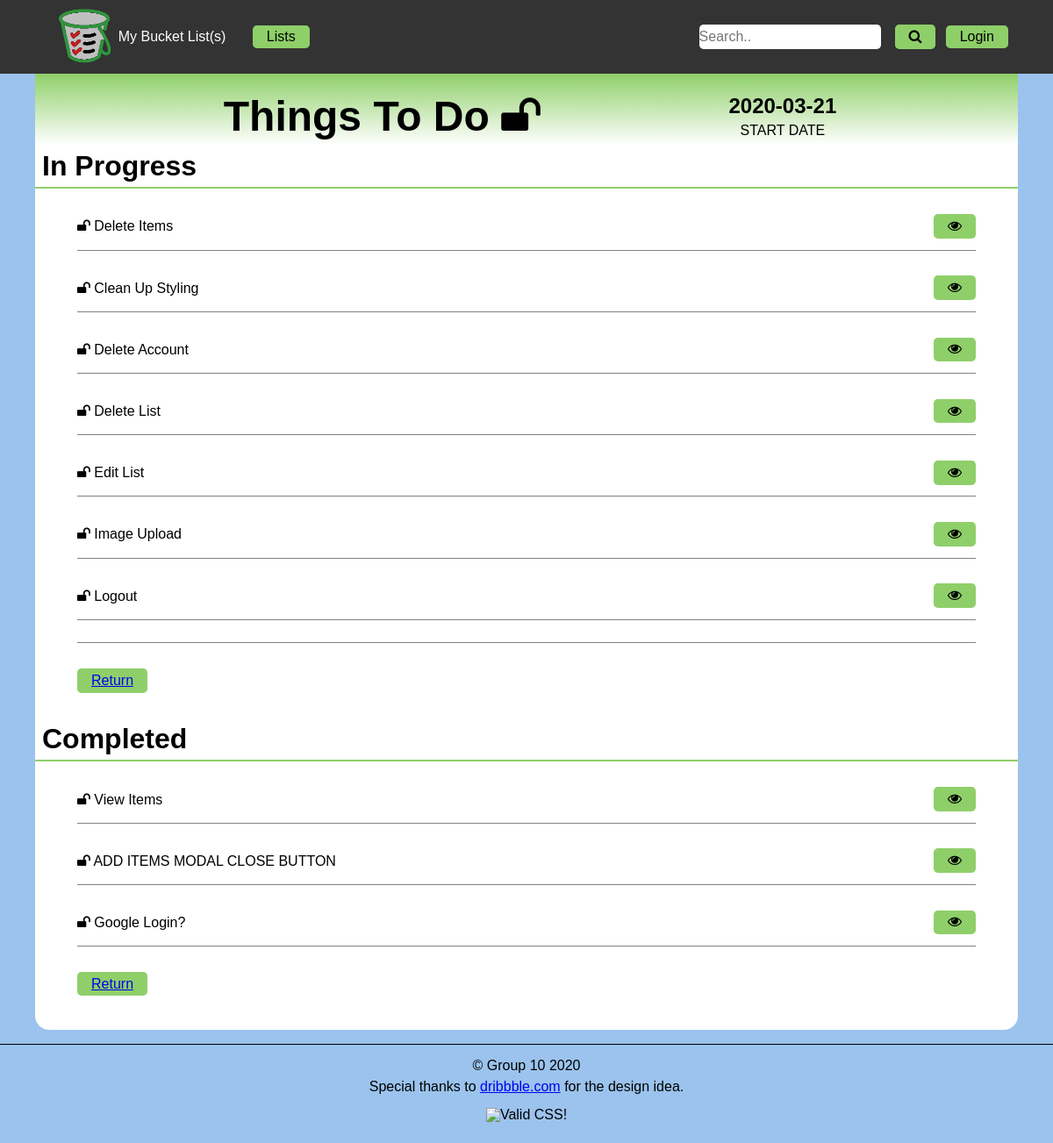
The app's page /view_list.php?list=3, older data.
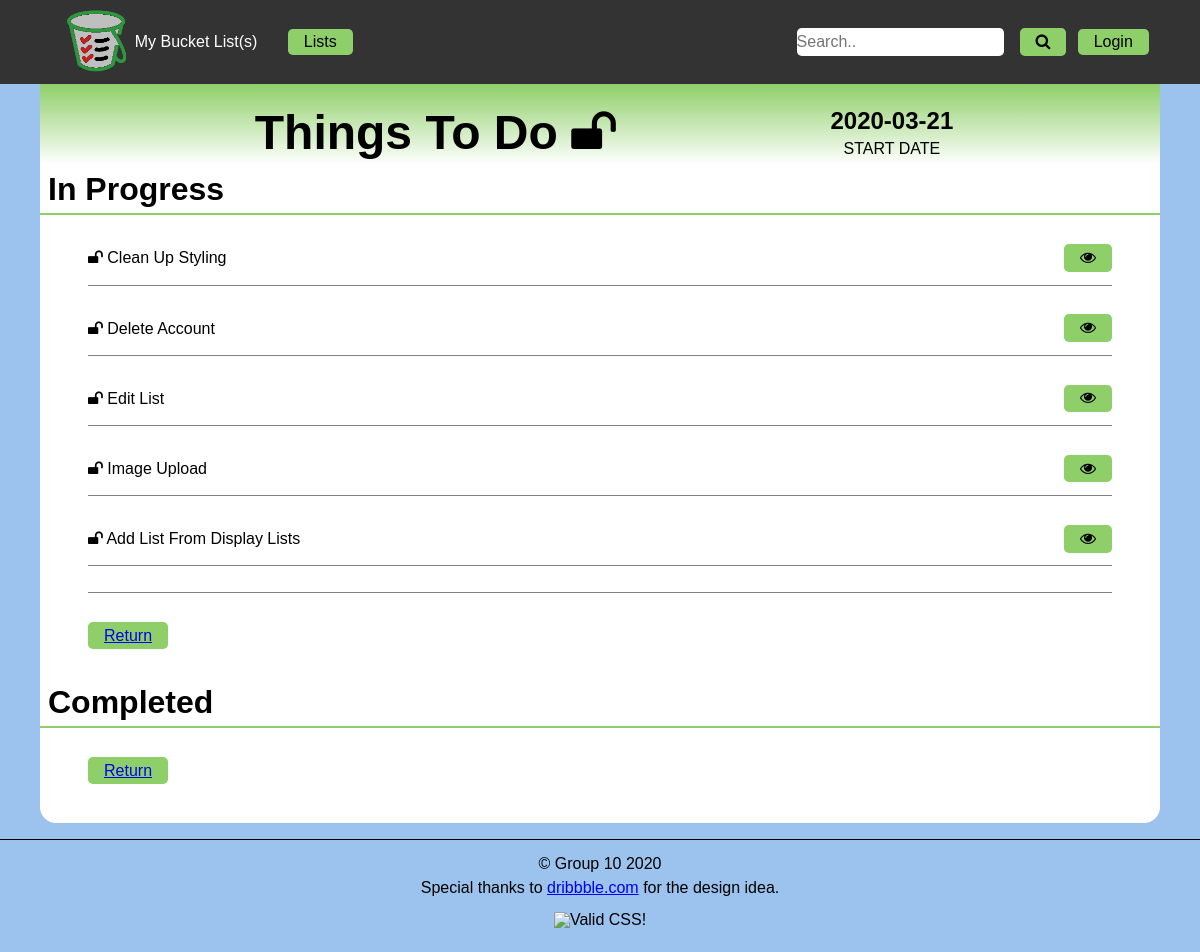
The same page, newer data.
### tables this page shows
CREATE TABLE `g10_listitems` (
  `id` int(11) NOT NULL,
  `fk_listid` int(11) NOT NULL,
  `name` varchar(50) NOT NULL,
  `description` varchar(280) DEFAULT NULL,
  `picpath` varchar(255) DEFAULT NULL,
  `completion` date DEFAULT NULL,
  `private` tinyint(1) NOT NULL DEFAULT '1'
);

### view_list.php (the view, shortened to what this page needs)
<?php
    $listid = $_GET['list'];
    $pdo = connectDB();
    $query = "SELECT * FROM `g10_lists` WHERE id = ?";
    $stmt = $pdo->prepare($query);
    $stmt->execute([$listid]);
    $list = $stmt->fetch();
    $query =  "SELECT id, name, completion, private FROM `g10_listitems` WHERE fk_listid = ?";
    $stmt = $pdo->prepare($query);
    $stmt->execute([$listid]);
    $listitems = $stmt->fetchAll();
?>
<!DOCTYPE html>
<html lang="en">
    <head>
        <?php
            include "includes/meta.php";
        ?>
    </head>
    <body>
        <header>
            <?php include 'includes/nav.php' ?>
        </header>
        <main>
            <header>
                <h1>
                    <?= $list['listname'] ?>
                    <?php if($list['private'] == 1):?>
                        <span><i class="fa fa-lock"></i></span>
                    <?php else: ?>
                        <span><i class="fa fa-unlock"></i></span>
                    <?php endif ?>
                </h1>
                <div>
                    <span><?= $list['start'] ?></span>
                    <p>START DATE</p>
                </div>
            </header>
            <h2>In Progress</h2>
            <ul>
                <?php foreach($listitems as $row): ?>
                    <?php if(($row['private'] == 1 && $list['fk_userid'] != $_SESSION['id'])||$row['completion'] != null)
                            continue;
                    ?>
                    <li>
                        <?php if ($row['private'] == 1):?>
                                <span><i class="fa fa-lock"></i> <?= $row['name']?></span>
                        <?php else: ?>
                            <span><i class="fa fa-unlock"></i> <?= $row['name']?></span>
                        <?php endif ?>
                        <div>
                            <button class="viewbutton" value="<?= $row['id']?>"><i class="fa fa-eye"></i></button>
                        </div>
                    </li>
                <?php endforeach ?>
                <?php if($list['fk_userid'] == $_SESSION['id']):?>
                    <li><button id = "additem"><i class="fa fa-plus"></i></button></li>
                <?php else: ?>
                    <li><button id = "additem" class = "hidden"><i class="fa fa-plus"></i></button></li>
                <?php endif ?>
                <li>
                    <button type="button" name="Return" ><a href="display_list.php">Return</a></button>
                </li>
            </ul>
            <h2>Completed</h2>
            <ul>
                <?php foreach($listitems as $row): ?>
                    <?php if(($row['private'] == 1 && $list['fk_userid'] != $_SESSION['id']) || $row['completion'] == null)
                            continue;
                    ?>
                    <li>
                        <?php if ($row['private'] == 1):?>
                                <span><i class="fa fa-lock"></i> <?= $row['name']?></span>
                        <?php else: ?>
                            <span><i class="fa fa-unlock"></i> <?= $row['name']?></span>
                        <?php endif ?>
                        <div>
                            <button class="viewbutton" value="<?= $row['id']?>"><i class="fa fa-eye"></i></button>
                        </div>
                    </li>
                <?php endforeach ?>
                <li>
                    <button type="button" name="Return" ><a href="display_list.php">Return</a></button>
                </li>
            </ul>
        </main>
        <?php include 'includes/footer.php' ?>
    </body>
</html>

Row changes from the older to the newer data that the page shows:
no longer on this page (row edited): g10_listitems: name "Delete Items", $row['id'] 8 (drawn), shown under "In Progress"
no longer on this page (row edited): g10_listitems: name "Delete List", $row['id'] 17 (drawn), shown under "In Progress"
no longer on this page (row edited): g10_listitems: name "Logout", $row['id'] 26 (drawn), shown under "In Progress"
no longer on this page (row edited): g10_listitems: name "View Items", $row['id'] 13 (drawn), shown under "Completed"
no longer on this page (row edited): g10_listitems: name "ADD ITEMS MODAL CLOSE BUTTON", $row['id'] 15 (drawn), shown under "Completed"
no longer on this page (row edited): g10_listitems: name "Google Login?", $row['id'] 30 (drawn), shown under "Completed"
added g10_listitems: name "Add List From Display Lists", $row['id'] 33 (drawn), shown under "In Progress"
